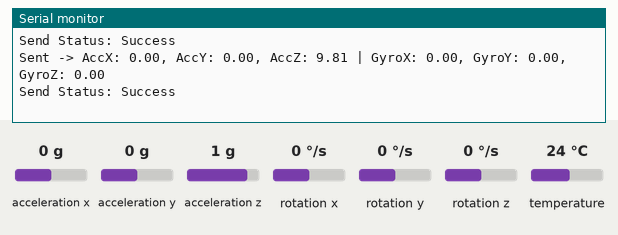
This sketch was run on a simulated ESP32. Shown: the last lines printed to the serial monitor. The inputs (shaded band) are chosen by the test bench; at power-on: acceleration x 0 g, acceleration y 0 g, acceleration z 1 g, rotation x 0 °/s, rotation y 0 °/s, rotation z 0 °/s, temperature 24 °C.

Above: at 1.2 s.
1.3 s: acceleration x set to -1.4 g
At 1.36 s:
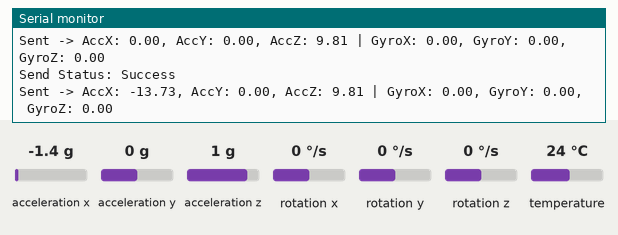
2.8 s: acceleration y set to -1.4 g
At 2.82 s:
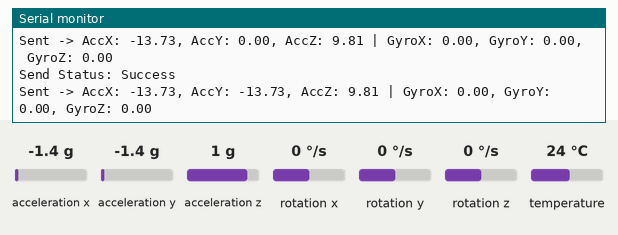
4.3 s: acceleration z set to -1.4 g
At 4.39 s:
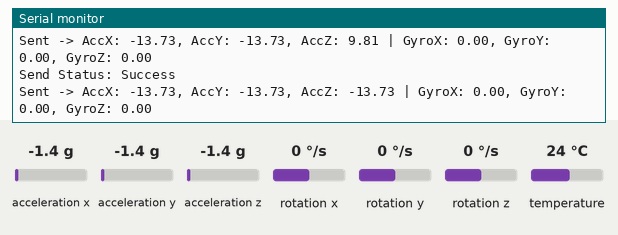
5.8 s: rotation x set to -192 °/s
At 5.86 s:
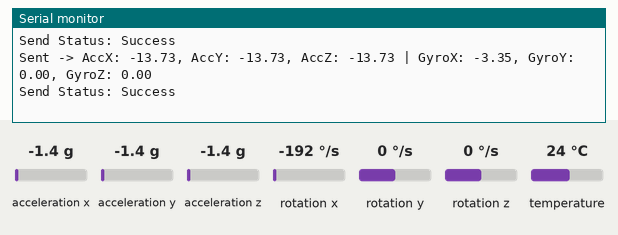
7.3 s: rotation y set to -192 °/s
At 7.33 s:
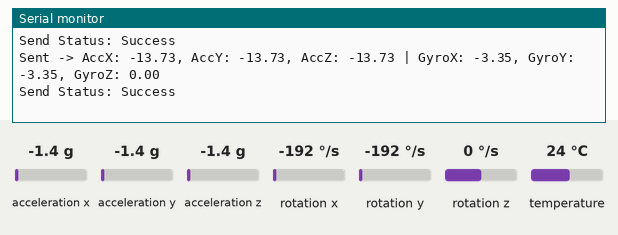

Measured:
- after the input at 1.3 s, the serial monitor: prints a new line after 0.06 s (image 1)
- after the input at 2.8 s, the serial monitor: prints a new line at once (image 2)
- after the input at 4.3 s, the serial monitor: prints a new line after 0.09 s (image 3)
- after the input at 5.8 s, the serial monitor: prints a new line after 0.06 s (image 4)
- after the input at 7.3 s, the serial monitor: prints a new line at once (image 5)

The sketch:

esp32now_TX.ino
```cpp
#include <WiFi.h>
#include <esp_now.h>
#include <Wire.h>
#include <Adafruit_MPU6050.h>
#include <Adafruit_Sensor.h>

Adafruit_MPU6050 mpu;

uint8_t receiverMAC[] = {0x5C, 0x01, 0x3B, 0x65, 0xDD, 0x60}; // Replace with your receiver's MAC

typedef struct {
    float accX, accY, accZ;
    float gyroX, gyroY, gyroZ;
} SensorData;

SensorData sensorData;

void OnSent(const uint8_t *mac_addr, esp_now_send_status_t status) {
    Serial.print("Send Status: ");
    Serial.println(status == ESP_NOW_SEND_SUCCESS ? "Success" : "Fail");
}

void setup() {
    Serial.begin(115200);
    Wire.begin();

    if (!mpu.begin()) {
        Serial.println("MPU6050 not found!");
        while (1);
    }

    mpu.setAccelerometerRange(MPU6050_RANGE_2_G);
    mpu.setGyroRange(MPU6050_RANGE_250_DEG);
    mpu.setFilterBandwidth(MPU6050_BAND_21_HZ);

    WiFi.mode(WIFI_STA);
    if (esp_now_init() != ESP_OK) {
        Serial.println("ESP-NOW Init Failed");
        return;
    }

    esp_now_register_send_cb(OnSent);

    esp_now_peer_info_t peerInfo;
    memcpy(peerInfo.peer_addr, receiverMAC, 6);
    peerInfo.channel = 0;
    peerInfo.encrypt = false;

    if (esp_now_add_peer(&peerInfo) != ESP_OK) {
        Serial.println("Failed to add peer");
        return;
    }
}

void loop() {
    sensors_event_t a, g, temp;
    mpu.getEvent(&a, &g, &temp);

    sensorData.accX = a.acceleration.x;
    sensorData.accY = a.acceleration.y;
    sensorData.accZ = a.acceleration.z;
    sensorData.gyroX = g.gyro.x;
    sensorData.gyroY = g.gyro.y;
    sensorData.gyroZ = g.gyro.z;

    esp_now_send(receiverMAC, (uint8_t *)&sensorData, sizeof(sensorData));

    Serial.print("Sent -> AccX: ");
    Serial.print(sensorData.accX);
    Serial.print(", AccY: ");
    Serial.print(sensorData.accY);
    Serial.print(", AccZ: ");
    Serial.print(sensorData.accZ);
    Serial.print(" | GyroX: ");
    Serial.print(sensorData.gyroX);
    Serial.print(", GyroY: ");
    Serial.print(sensorData.gyroY);
    Serial.print(", GyroZ: ");
    Serial.println(sensorData.gyroZ);

    delay(100);
}
```
